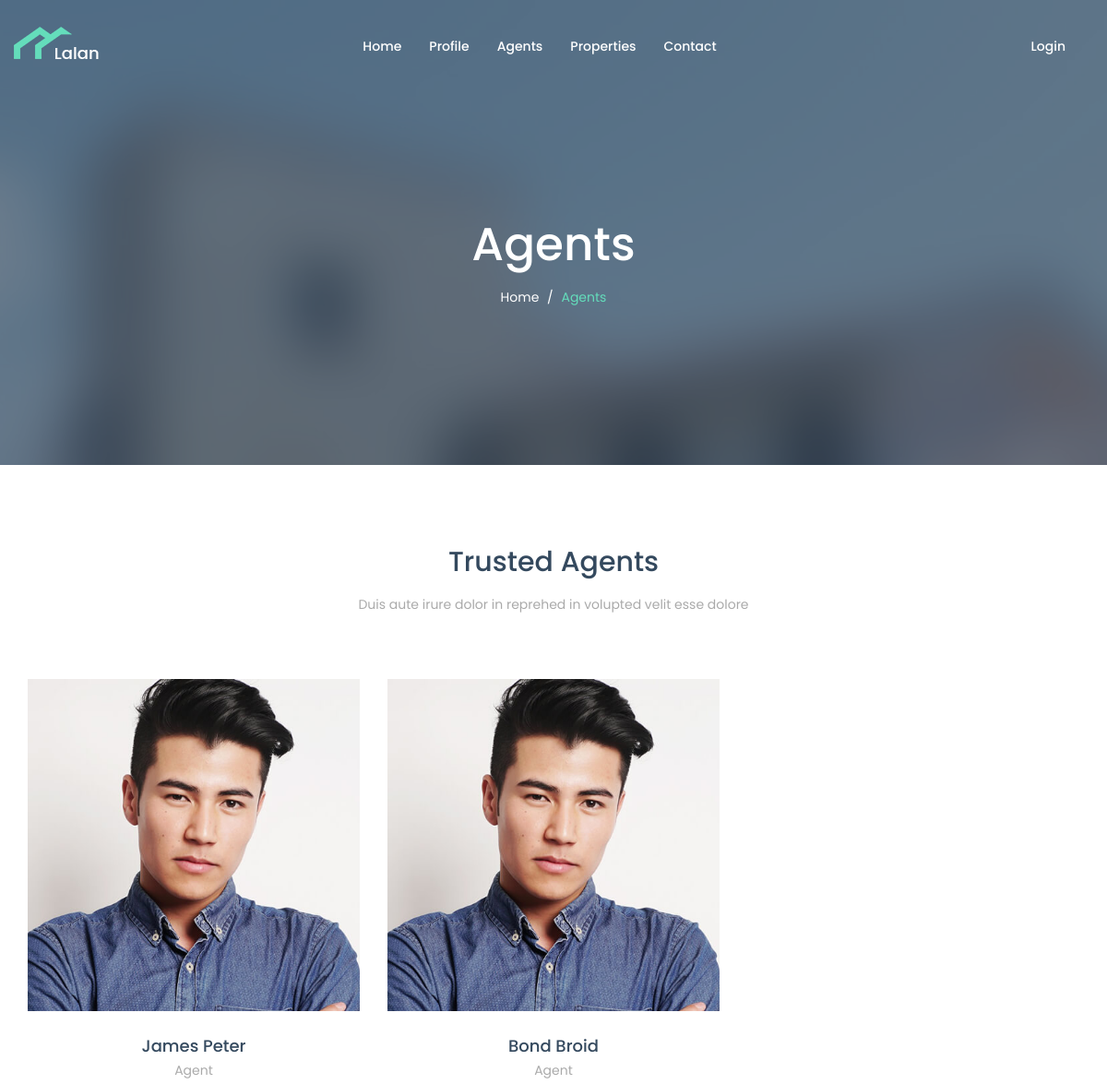
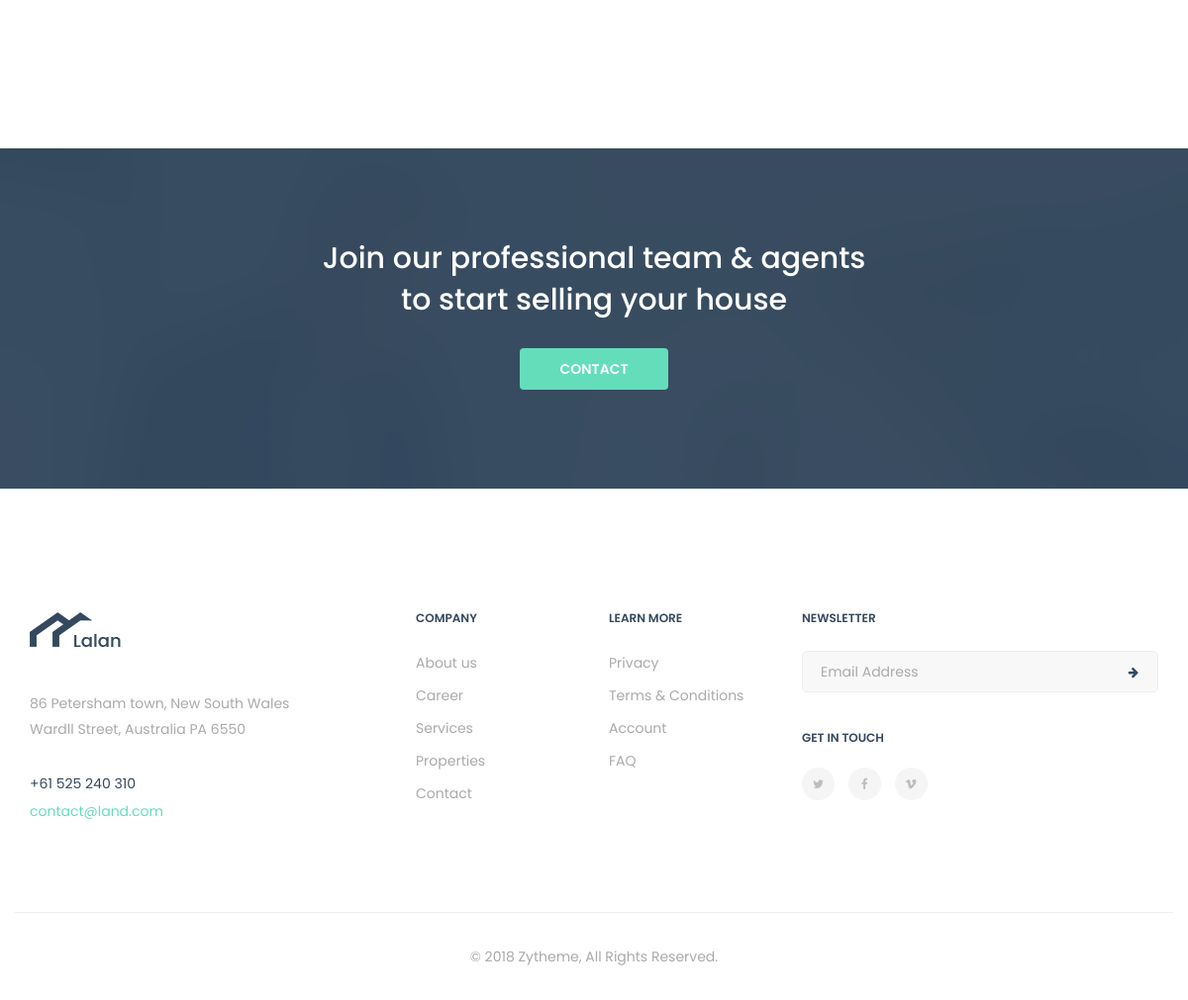
Screenshot of /agents.php with the database file from the repository (2 pictures, top to bottom).
### tables this page shows
CREATE TABLE IF NOT EXISTS `agents` (
  `agent_id` int(11) NOT NULL AUTO_INCREMENT,
  `firstname` varchar(60) NOT NULL,
  `lastname` varchar(60) NOT NULL,
  `email` varchar(60) NOT NULL,
  `password` varchar(60) NOT NULL,
  `tel` varchar(60) NOT NULL,
  `address` varchar(60) NOT NULL,
  `union_id_fk` int(11) NOT NULL,
  PRIMARY KEY (`agent_id`)
);

### inc/functions.php (called while the page is built, shortened)
<?php
require_once 'config.php';
function fetchTabelData($table){
	global $link;
	$sql = "SELECT * FROM $table";
	$query = mysqli_query($link, $sql);
	if (mysqli_num_rows($query) > 0) {
		return $query;
	}
	return false;
}

### agents.php (the view, shortened to what this page needs)
<?php
    require_once 'inc/config.php';
    $result = fetchTabelData('agents');
    if ($result) {
        $agents = $result;
    }
 ?>
<!DOCTYPE html>
<html dir="ltr" lang="en-US">
<head>
    <link href="assets/css/external.css" rel="stylesheet">
    <link href="assets/css/bootstrap.min.css" rel="stylesheet">
    <link href="assets/css/style.css" rel="stylesheet">
</head>
<body>
    <div id="wrapper" class="wrapper clearfix">
        <?php require_once 'inc/page-header.php'; ?>
        <section id="page-title" class="page-title bg-overlay bg-overlay-dark2">
            <div class="container">
                <div class="row">
                    <div class="col-xs-12 col-sm-12 col-md-6 col-md-offset-3">
                        <div class="title title-1 text-center">
                            <div class="title--content">
                                <div class="title--heading">
                                    <h1>Agents</h1>
                                </div>
                                <ol class="breadcrumb">
                                    <li><a href="#">Home</a></li>
                                    <li class="active">Agents</li>
                                </ol>
                            </div>
                        </div>
                    </div>
                </div>
            </div>
        </section>
        <section id="agents" class="agents bg-white pt-90">
            <div class="container">
                <div class="row">
                    <div class="col-xs-12 col-sm-12 col-md-12">
                        <div class="heading heading-2 text-center mb-70">
                            <h2 class="heading--title">Trusted Agents</h2>
                            <p class="heading--desc">Duis aute irure dolor in reprehed in volupted velit esse dolore</p>
                        </div>
                    </div>
                </div>
                <div class="row mb-55">
                    <?php
                        if (!empty($agents)) {
                            foreach ($agents as $agent) {
                                extract($agent); ?>
                    <div class="col-xs-12 col-sm-4 col-md-4">
                        <div class="agent">
                            <div class="agent--img">
                                <img src="prop_uploads/thumb_09.jpg" alt="agent" />
                            </div>
                            <div class="agent--info">
                                <a href="agent-profile.php?a_id=<?php echo $agent_id; ?>"><h5 class="agent--title"><?php echo "$firstname $lastname"; ?></h5></a>
                                <h6 class="agent--position">Agent</h6>
                            </div>
                        </div>
                    </div>
                <?php } } ?>
                    </div>
                    </div>
        </section>
        <section id="cta" class="cta cta-1 text-center bg-overlay bg-overlay-dark pt-90">
            <div class="container">
                <div class="row">
                    <div class="col-xs-12 col-sm-12 col-md-6 col-md-offset-3">
                        <h3>Join our professional team & agents to start selling your house</h3>
                        <a href="#" class="btn btn--primary">Contact</a>
                    </div>
                </div>
            </div>
        </section>
        <footer id="footer" class="footer footer-1 bg-white">
            <div class="footer-widget">
                <div class="container">
                    <div class="row">
                        <div class="col-xs-12 col-sm-6 col-md-3 widget--about">
                            <div class="widget--content">
                                <div class="footer--logo">
                                    <img src="assets/images/logo/logo-dark2.png" alt="logo">
                                </div>
                                <p>86 Petersham town, New South Wales Wardll Street, Australia PA 6550</p>
                                <div class="footer--contact">
                                    <ul class="list-unstyled mb-0">
                                        <li>+61 525 240 310</li>
                                        <li><a href="mailto:contact@land.com">contact@land.com</a></li>
                                    </ul>
                                </div>
                            </div>
                        </div>
                        <div class="col-xs-12 col-sm-3 col-md-2 col-md-offset-1 widget--links">
                            <div class="widget--title">
                                <h5>Company</h5>
                            </div>
                            <div class="widget--content">
                                <ul class="list-unstyled mb-0">
                                    <li><a href="#">About us</a></li>
                                    <li><a href="#">Career</a></li>
                                    <li><a href="#">Services</a></li>
                                    <li><a href="#">Properties</a></li>
                                    <li><a href="#">Contact</a></li>
                                </ul>
                            </div>
                        </div>
                        <div class="col-xs-12 col-sm-3 col-md-2 widget--links">
                            <div class="widget--title">
                                <h5>Learn More</h5>
                            </div>
                            <div class="widget--content">
                                <ul class="list-unstyled mb-0">
                                    <li><a href="#">Privacy</a></li>
                                    <li><a href="#">Terms & Conditions</a></li>
                                    <li><a href="#">Account</a></li>
                                    <li><a href="#">FAQ</a></li>
                                </ul>
                            </div>
                        </div>
                        <div class="col-xs-12 col-sm-12 col-md-4 widget--newsletter">
                            <div class="widget--title">
                                <h5>newsletter</h5>
                            </div>
                            <div class="widget--content">
                                <form class="newsletter--form mb-40">
                                    <input type="email" class="form-control" id="newsletter-email" placeholder="Email Address">
                                    <button type="submit"><i class="fa fa-arrow-right"></i></button>
                                </form>
                                <h6>Get In Touch</h6>
                                <div class="social-icons">
                                    <a href="#"><i class="fa fa-twitter"></i></a>
                                    <a href="#"><i class="fa fa-facebook"></i></a>
                                    <a href="#"><i class="fa fa-vimeo"></i></a>
                                </div>
                            </div>
                        </div>
                    </div>
                </div>
            </div>
            <div class="footer--copyright text-center">
                <div class="container">
                    <div class="row footer--bar">
                        <div class="col-xs-12 col-sm-12 col-md-12">
                            <span>© 2018 <a href="http://themeforest.net/user/zytheme">Zytheme</a>, All Rights Reserved.</span>
                        </div>
                    </div>
                </div>
            </div>
        </footer>
    </div>
</body>
</html>

### rows the page displays
agents: firstname "James", lastname "Peter"
agents: firstname "Bond", lastname "Broid"
